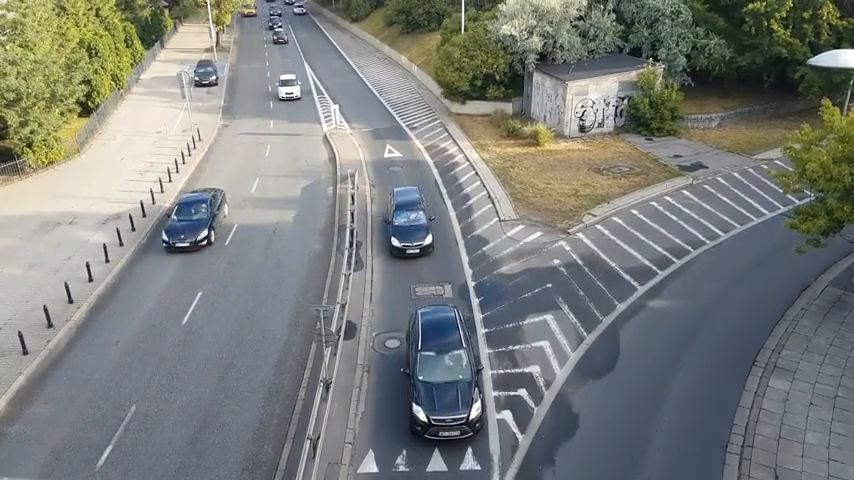
#> input picture frame 90 of videos/traffic.mp4, 854 x 480 px
$ python edgeDetection.py
#> lines starting #> are read from the running program, lines starting #| are printed output that depends on the picture
import cv2

cap = cv2.VideoCapture('videos/traffic.mp4')

while cap.isOpened():
    ret, frame = cap.read()
#> frame is the input picture: shape (480, 854, 3); mean B, G, R 123.3, 126.3, 123

    if not ret:
        break

    edge_frame = cv2.Canny(frame, 100, 200)
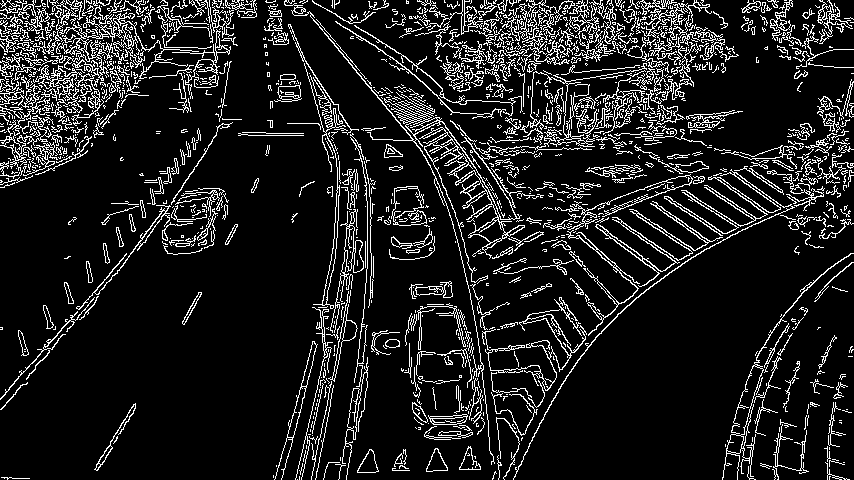
#> edge_frame: shape (480, 854); 12% white in thin lines or dots

    cv2.imshow('Edge Detection', edge_frame)

    if cv2.waitKey(1) & 0xFF == ord('q'):
#> (key q is pressed here)
        break

cap.release()
cv2.destroyAllWindows()

$ run again, starting later in the video
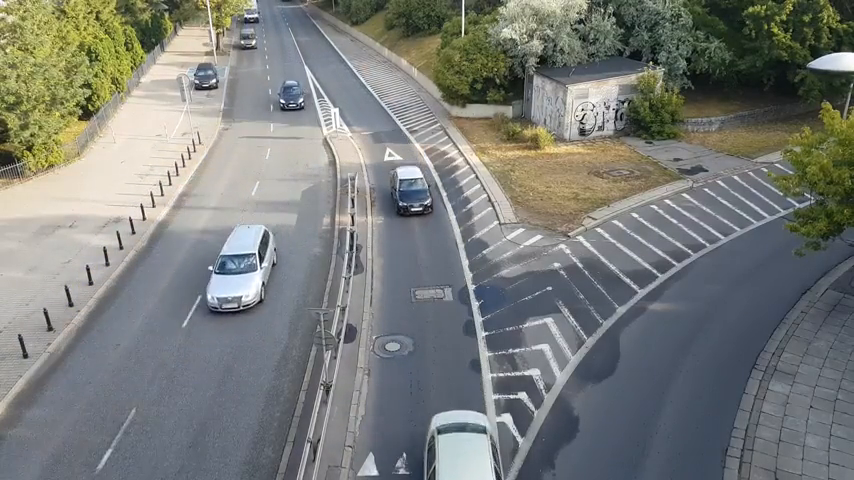
#> input picture frame 405 of videos/traffic.mp4, 854 x 480 px
#> frame is the input picture: shape (480, 854, 3); mean B, G, R 121.1, 124.9, 122
#> `edge_frame = cv2.Canny(frame, 100, 200)`:
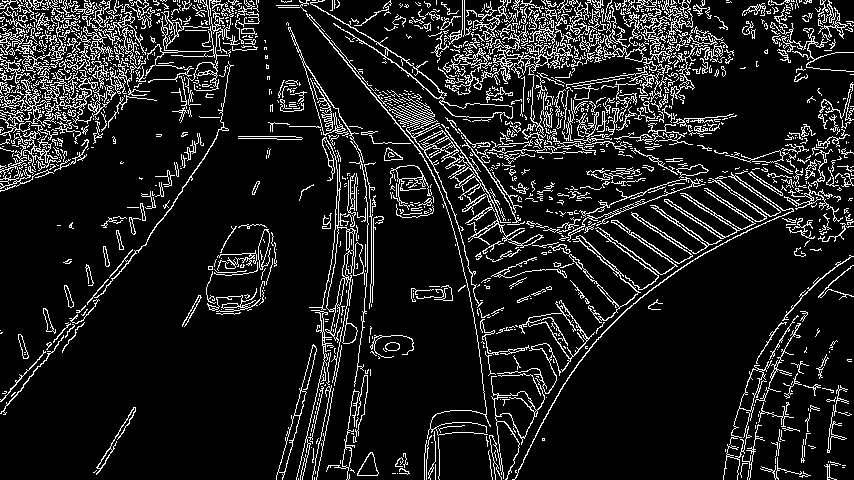
#> edge_frame: shape (480, 854); 11.9% white in thin lines or dots

$ run again, starting later in the video
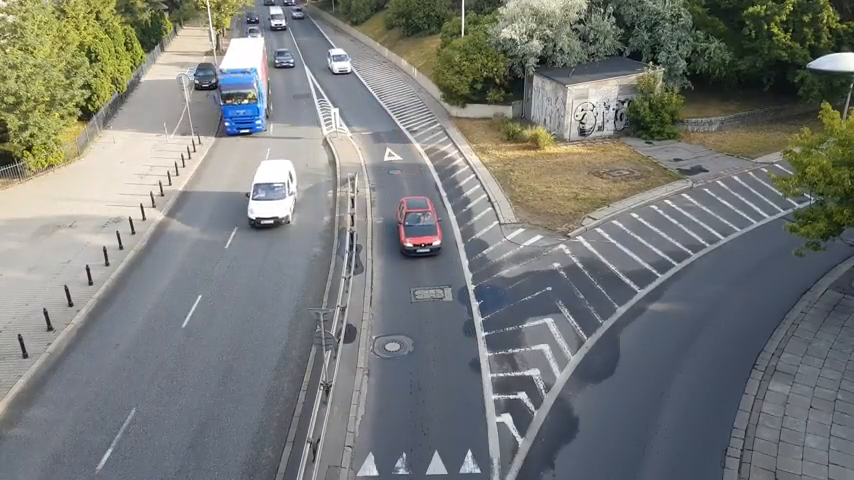
#> input picture frame 720 of videos/traffic.mp4, 854 x 480 px
#> frame is the input picture: shape (480, 854, 3); mean B, G, R 119.4, 122.7, 120
#> `edge_frame = cv2.Canny(frame, 100, 200)`:
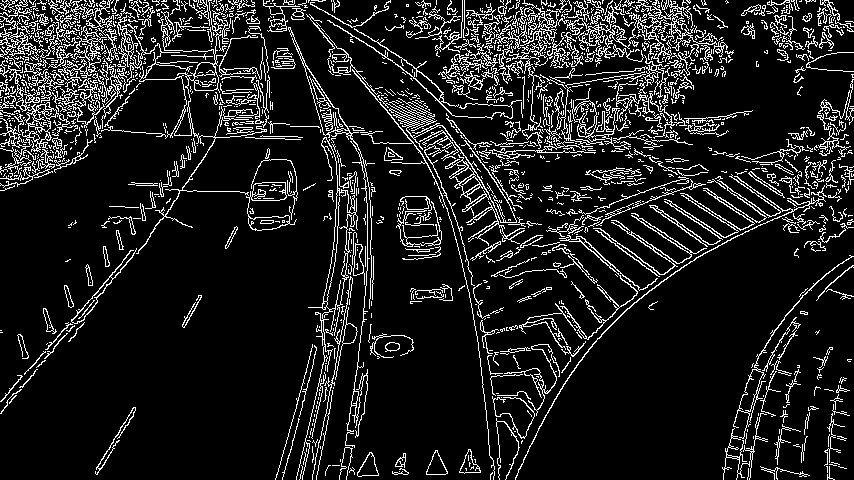
#> edge_frame: shape (480, 854); 11.9% white in thin lines or dots
